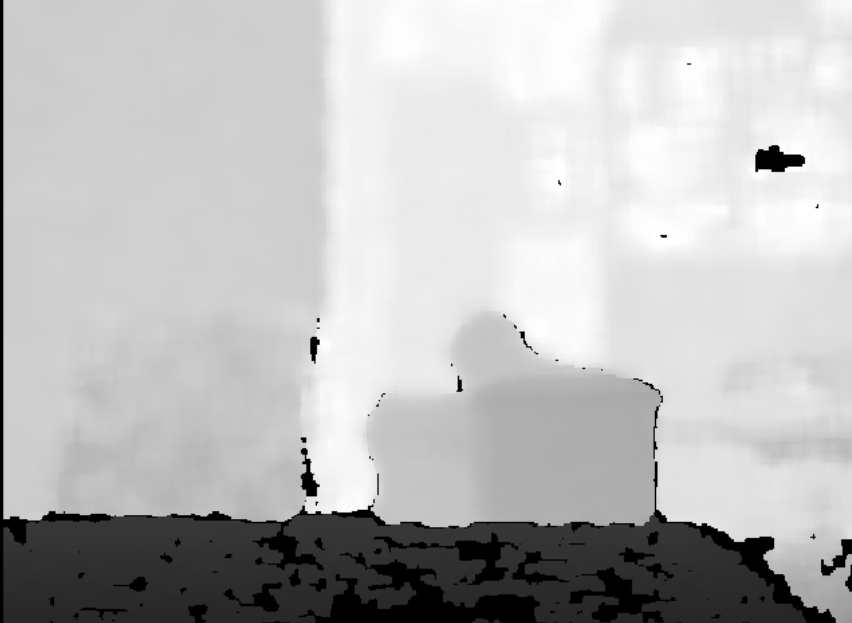
#> input picture images/depth_gray.png, 852 x 623 px, found by its file name
$ python 06_median_blur.py
#> lines starting #> are read from the running program, lines starting #| are printed output that depends on the picture
import cv2
import numpy as np


depth_gray = cv2.imread("images/depth_gray.png", cv2.IMREAD_GRAYSCALE)
#> depth_gray is the input picture: shape (623, 852); min 0, max 255, mean 188.6

depth_colored = cv2.applyColorMap(depth_gray, cv2.COLORMAP_JET)
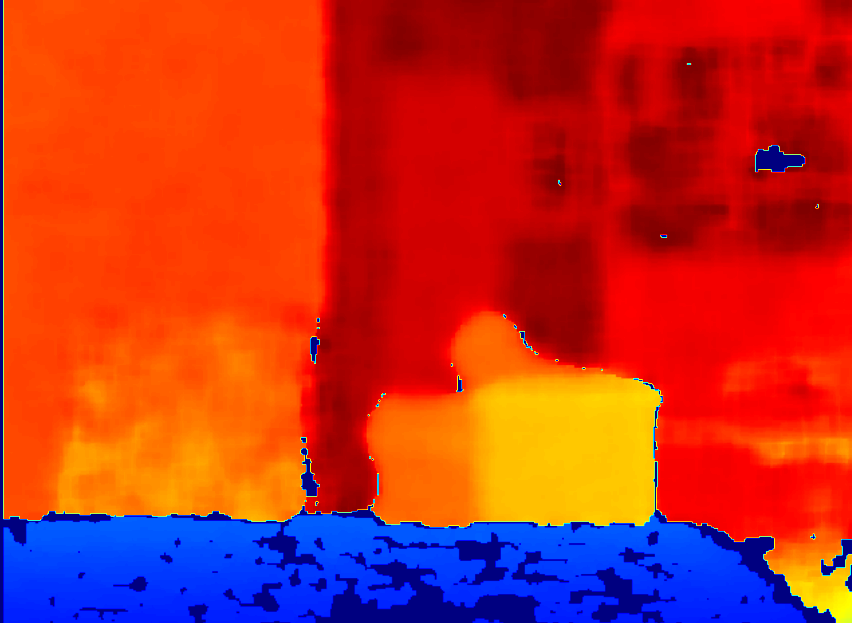
#> depth_colored: shape (623, 852, 3); mean B, G, R 35.8, 47.5, 190.6

# grayscale sequence
g1  = depth_gray
g2  = cv2.medianBlur(depth_gray, 3)
g3  = cv2.medianBlur(depth_gray, 5)
g4  = cv2.medianBlur(depth_gray, 7)
g5  = cv2.medianBlur(depth_gray, 9)
g6  = cv2.medianBlur(depth_gray, 11)
g7  = cv2.medianBlur(depth_gray, 13)
g8  = cv2.medianBlur(depth_gray, 15)
g9  = cv2.medianBlur(depth_gray, 17)
g10 = cv2.medianBlur(depth_gray, 19)
g11 = cv2.medianBlur(depth_gray, 21)
g12 = cv2.medianBlur(depth_gray, 23)
g13 = cv2.medianBlur(depth_gray, 25)
g14 = cv2.medianBlur(depth_gray, 27)
g15 = cv2.medianBlur(depth_gray, 29)
g16 = cv2.medianBlur(depth_gray, 31)
g17 = cv2.medianBlur(depth_gray, 33)
g18 = cv2.medianBlur(depth_gray, 35)
g19 = cv2.medianBlur(depth_gray, 37)
g20 = cv2.medianBlur(depth_gray, 39)
g21 = cv2.medianBlur(depth_gray, 41)
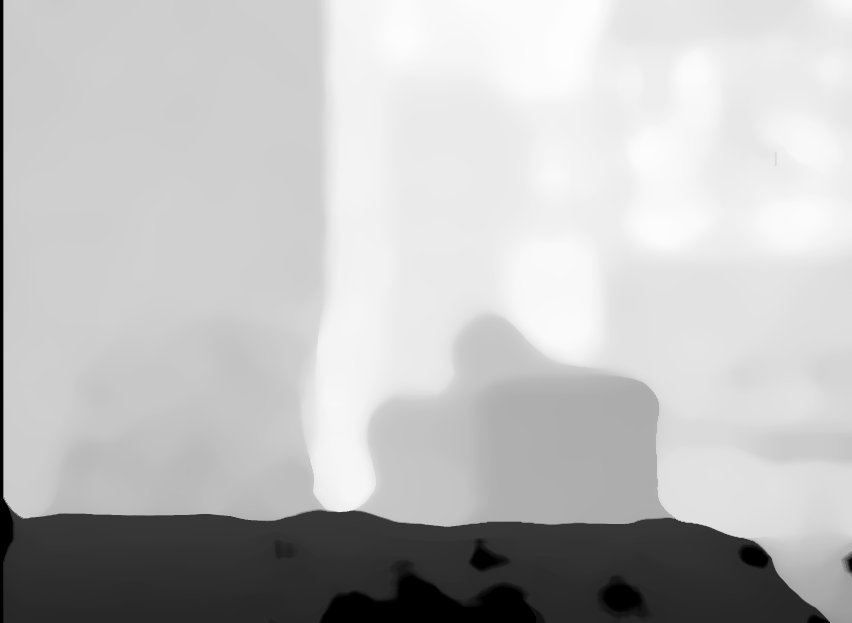
#> g21: shape (623, 852); min 0, max 253, mean 190.1


# build 7×3 grid
row1 = np.hstack([g1, g2, g3])
row2 = np.hstack([g4, g5, g6])
row3 = np.hstack([g7, g8, g9])
row4 = np.hstack([g10, g11, g12])
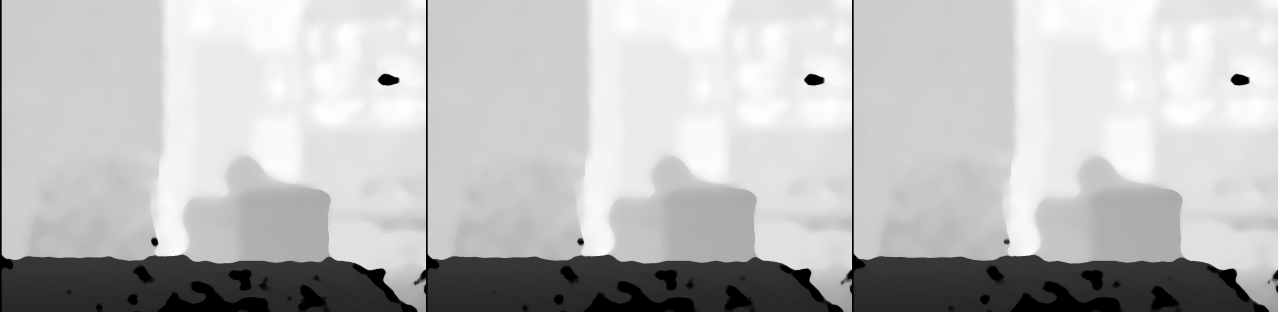
#> row4: shape (623, 2556) (shown at 1/2 size); min 0, max 254, mean 189.6
row5 = np.hstack([g13, g14, g15])
row6 = np.hstack([g16, g17, g18])
row7 = np.hstack([g19, g20, g21])

grid_gray = np.vstack([row1, row2, row3, row4, row5, row6, row7])
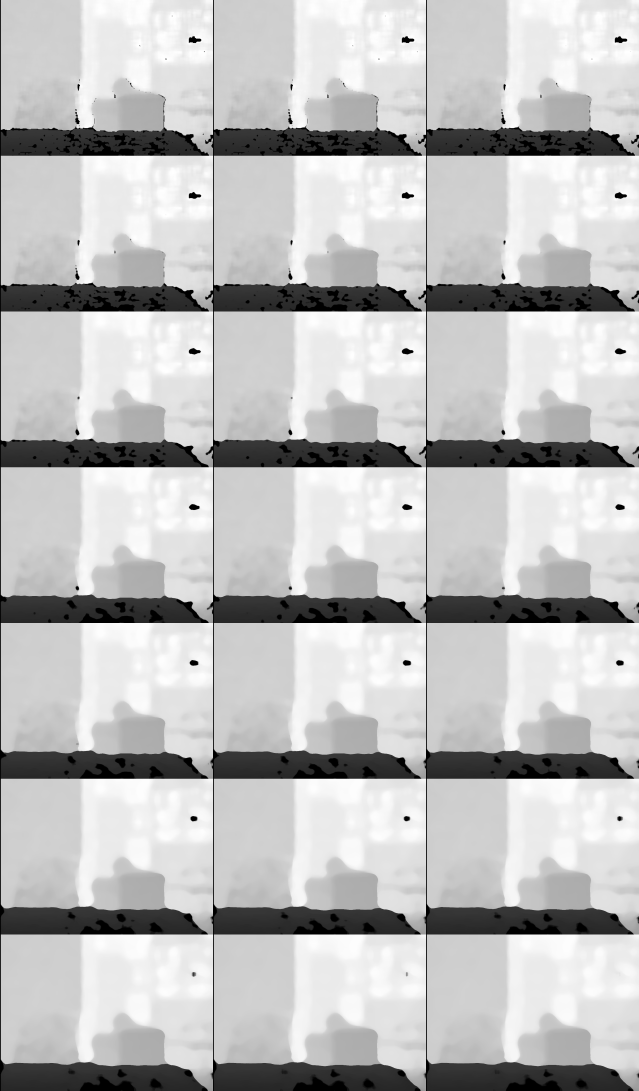
#> grid_gray: shape (4361, 2556) (shown at 1/4 size); min 0, max 255, mean 189.5

# colored sequence
c1  = depth_colored
c2  = cv2.medianBlur(depth_colored, 3)
c3  = cv2.medianBlur(depth_colored, 5)
c4  = cv2.medianBlur(depth_colored, 7)
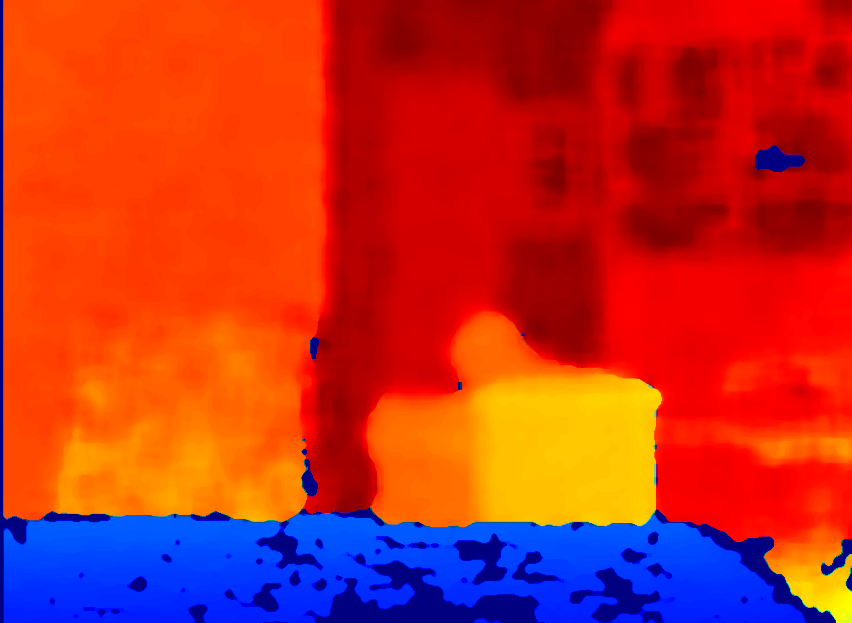
#> c4: shape (623, 852, 3); mean B, G, R 35.6, 47, 190.9
c5  = cv2.medianBlur(depth_colored, 9)
c6  = cv2.medianBlur(depth_colored, 11)
c7  = cv2.medianBlur(depth_colored, 13)
c8  = cv2.medianBlur(depth_colored, 15)
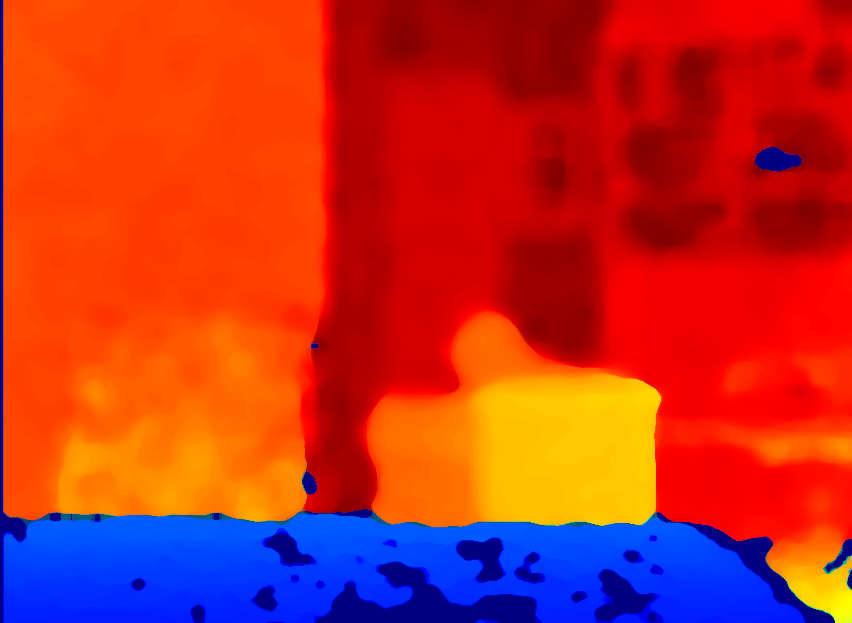
#> c8: shape (623, 852, 3); mean B, G, R 35.9, 47.3, 191.1
c9  = cv2.medianBlur(depth_colored, 17)
c10 = cv2.medianBlur(depth_colored, 19)
c11 = cv2.medianBlur(depth_colored, 21)
c12 = cv2.medianBlur(depth_colored, 23)
c13 = cv2.medianBlur(depth_colored, 25)
c14 = cv2.medianBlur(depth_colored, 27)
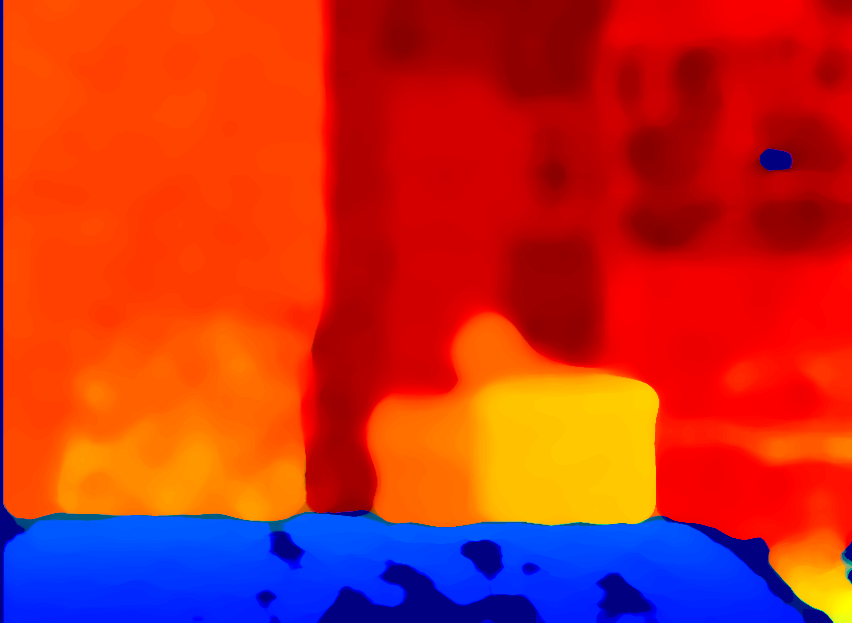
#> c14: shape (623, 852, 3); mean B, G, R 36.1, 47.3, 191.6
c15 = cv2.medianBlur(depth_colored, 29)
c16 = cv2.medianBlur(depth_colored, 31)
c17 = cv2.medianBlur(depth_colored, 33)
c18 = cv2.medianBlur(depth_colored, 35)
c19 = cv2.medianBlur(depth_colored, 37)
c20 = cv2.medianBlur(depth_colored, 39)
c21 = cv2.medianBlur(depth_colored, 41)

row1c = np.hstack([c1, c2, c3])
row2c = np.hstack([c4, c5, c6])
row3c = np.hstack([c7, c8, c9])
row4c = np.hstack([c10, c11, c12])
row5c = np.hstack([c13, c14, c15])
row6c = np.hstack([c16, c17, c18])
row7c = np.hstack([c19, c20, c21])

grid_colored = np.vstack([row1c, row2c, row3c, row4c, row5c, row6c, row7c])

# [11 lines of commented-out code are left out]
cv2.imwrite("images/blur/06_median_gray_grid.png", grid_gray)
cv2.imwrite("images/blur/06_median_colored_grid.png", grid_colored)
